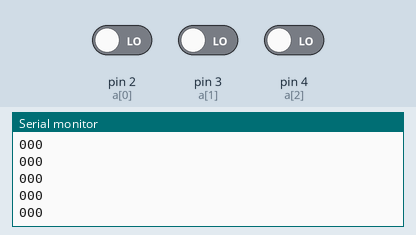
Recording of a sketch running on a simulated Arduino Uno, built with avr-gcc and run on an emulated ATmega328P. Parts: the last lines printed to the serial monitor. The inputs (shaded band) are chosen by the test bench; at power-on: pin 2 (a[0]) LOW, pin 3 (a[1]) LOW, pin 4 (a[2]) LOW.

Above: at 1.2 s.
1.3 s: pin 2 (a[0]) driven HIGH
At 1.31 s:
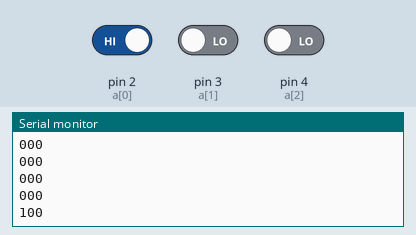
2.8 s: pin 3 (a[1]) driven HIGH
At 2.81 s:
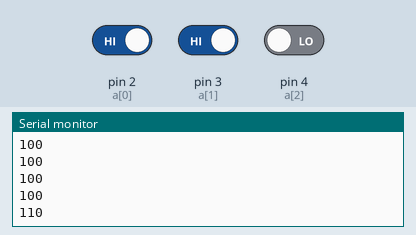
4.3 s: pin 4 (a[2]) driven HIGH
At 4.31 s:
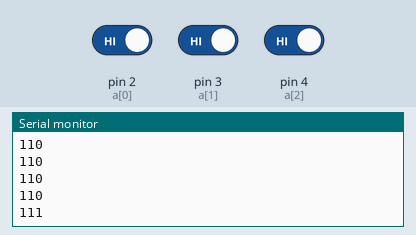
5.8 s: pin 2 (a[0]) driven LOW
At 5.82 s:
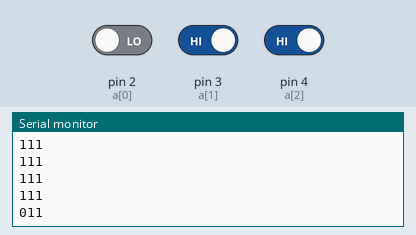
7.3 s: pin 3 (a[1]) driven LOW
At 7.32 s:
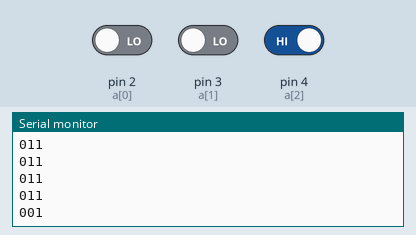
Timing chart, 0 to 9.8 s (numbered marks = the images above; inputs shaded):
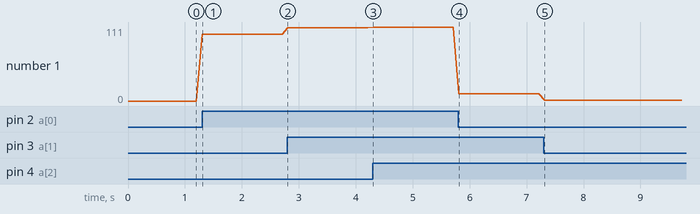

The sketch:

RotateSelector.ino
```cpp
int a[3] = {2,3,4};
int output[3] = {0,0,0};

void setup(){
  Serial.begin(9600);
  pinMode(a[1],INPUT);
  pinMode(a[2],INPUT);
  pinMode(a[3],INPUT);
  }

void loop(){
  for (int i = 0;i<3;i++){
    output[i] = digitalRead(a[i]);
    Serial.print(output[i]);
  }
  Serial.println();
  delay(100);
}
```

Measured:
- after the input at 1.3 s, the serial monitor: prints a new line at once (image 1)
- after the input at 2.8 s, the serial monitor: prints a new line at once (image 2)
- after the input at 4.3 s, the serial monitor: prints a new line at once (image 3)
- after the input at 5.8 s, the serial monitor: prints a new line at once (image 4)
- after the input at 7.3 s, the serial monitor: prints a new line at once (image 5)
- plotted number 1: 0 → 100 after the input at 1.3 s, 100 → 110 after the input at 2.8 s, 110 → 111 after the input at 4.3 s, 111 → 11 after the input at 5.8 s, 11 → 1 after the input at 7.3 s
